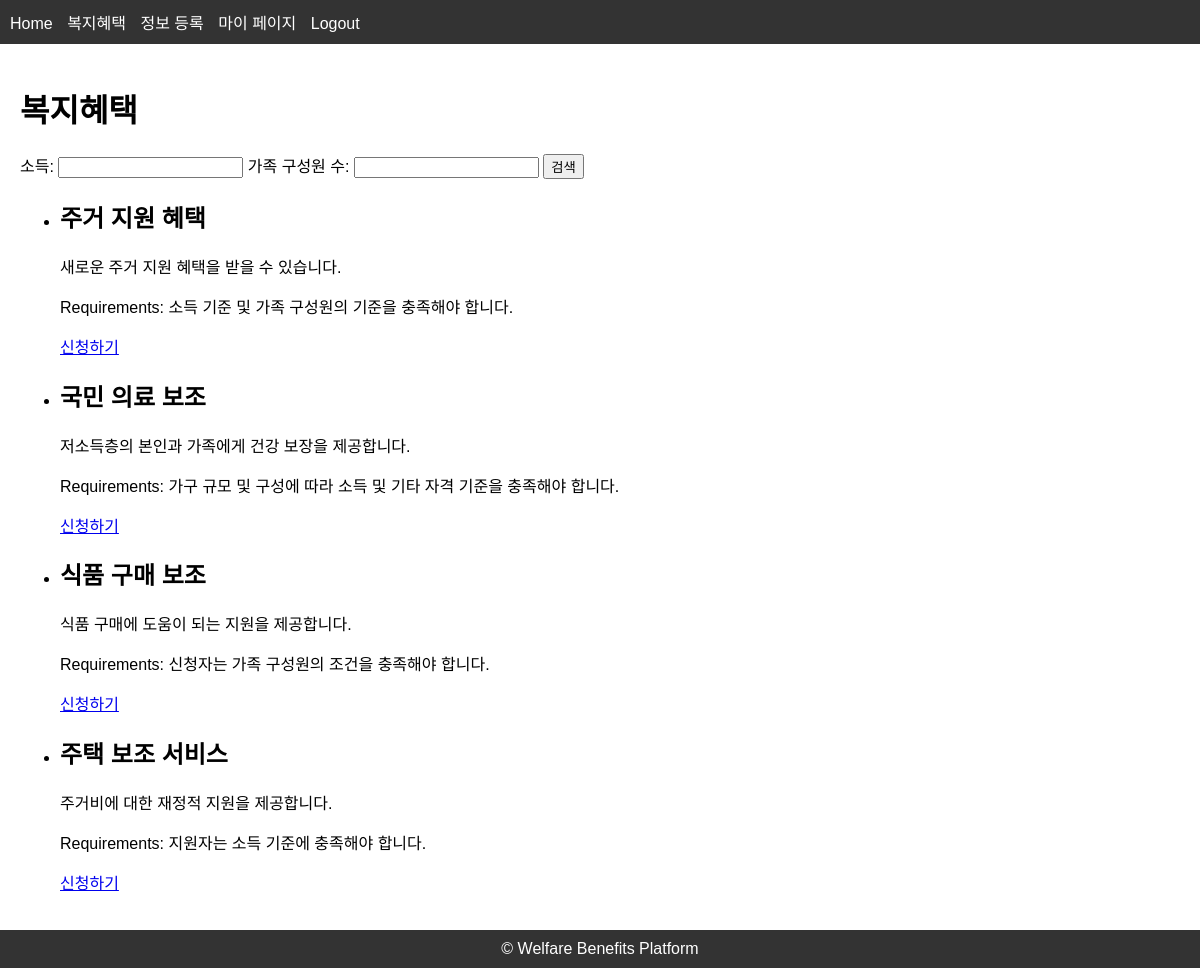
/benefits (signed in), run on the app's committed database.
### models.py (models this page shows)
class ModelMixin(object):
    def save(self):
        db.session.add(self)
        db.session.commit()

class Benefit(UserMixin, ModelMixin, db.Model):
    id = db.Column(db.Integer, primary_key=True)
    name = db.Column(db.String(100), nullable=False)
    description = db.Column(db.Text, nullable=False)
    requirements = db.Column(db.Text, nullable=False)
    income = db.Column(db.Float)
    family_members = db.Column(db.Integer)
    applications = db.relationship('Application', backref='benefit', lazy='dynamic')
    updated_at = db.Column(db.DateTime, default=datetime.utcnow, onupdate=datetime.utcnow)

### benefits.py (the view)
@benefits_bp.route('/benefits', methods=['GET'])
@login_required
def list_benefits():
    income = request.args.get('income', type=float) or None
    family_members = request.args.get('family_members', type=int) or None
    query = Benefit.query
    if income is not None:
        query = query.filter(Benefit.income >= income)
    if family_members is not None:
        query = query.filter(Benefit.family_members <= family_members)
    benefits = query.order_by(Benefit.id.desc()).all()
    return render_template('benefits.html', benefits=benefits)

### app.py (called while the page is built)
@login_manager.user_loader
def load_user(user_id):
    from models import User
    return User.query.get(int(user_id))

### templates/benefits.html (shortened to what this page needs)
{% extends 'base.html' %}
{% block content %}
<h1>복지혜택</h1>
<form method="GET" action="{{ url_for('benefits.list_benefits') }}">
  <label for="income">소득:</label>
  <input type="number" id="income" name="income" min="0" step="0.01">
  <label for="family_members">가족 구성원 수:</label>
  <input type="number" id="family_members" name="family_members" min="1">
  <button type="submit">검색</button>
</form>
<ul>
  {% for benefit in benefits %}
  <li>
    <h2>{{ benefit.name }}</h2>
    <p>{{ benefit.description }}</p>
    <p>Requirements: {{ benefit.requirements }}</p>
    <a href="{{ url_for('applications.apply', benefit_id=benefit.id) }}">신청하기</a>
  </li>
  {% endfor %}
</ul>
{% endblock %}

### static/css/styles.css (style rules this page uses)
body { font-family: Arial, sans-serif; margin: 0; padding: 0; }

### data on the page
Benefit: name "주거 지원 혜택", description "새로운 주거 지원 혜택을 받을 수 있습니다.", requirements "소득 기준 및 가족 구성원의 기준을 충족해야 합니다."
Benefit: name "국민 의료 보조", description "저소득층의 본인과 가족에게 건강 보장을 제공합니다.", requirements "가구 규모 및 구성에 따라 소득 및 기타 자격 기준을 충족해야 합니다."
Benefit: name "식품 구매 보조", description "식품 구매에 도움이 되는 지원을 제공합니다.", requirements "신청자는 가족 구성원의 조건을 충족해야 합니다."
Benefit: name "주택 보조 서비스", description "주거비에 대한 재정적 지원을 제공합니다.", requirements "지원자는 소득 기준에 충족해야 합니다."
